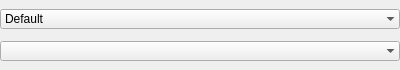
<?xml version="1.0" encoding="UTF-8"?>
<ui version="4.0">
 <class>BlockAudioCodec</class>
 <widget class="QWidget" name="BlockAudioCodec">
  <property name="geometry">
   <rect>
    <x>0</x>
    <y>0</y>
    <width>400</width>
    <height>70</height>
   </rect>
  </property>
  <property name="windowTitle">
   <string>Form</string>
  </property>
  <layout class="QVBoxLayout" name="verticalLayout">
   <property name="spacing">
    <number>3</number>
   </property>
   <property name="leftMargin">
    <number>0</number>
   </property>
   <property name="topMargin">
    <number>0</number>
   </property>
   <property name="rightMargin">
    <number>0</number>
   </property>
   <property name="bottomMargin">
    <number>0</number>
   </property>
   <item>
    <widget class="DataComboBox" name="audioCodecsFilterBox">
     <property name="sizePolicy">
      <sizepolicy hsizetype="Minimum" vsizetype="Fixed">
       <horstretch>0</horstretch>
       <verstretch>0</verstretch>
      </sizepolicy>
     </property>
     <property name="minimumSize">
      <size>
       <width>100</width>
       <height>0</height>
      </size>
     </property>
     <property name="frame">
      <bool>false</bool>
     </property>
     <item>
      <property name="text">
       <string>Default</string>
      </property>
     </item>
     <item>
      <property name="text">
       <string>All</string>
      </property>
     </item>
     <item>
      <property name="text">
       <string>Lossy</string>
      </property>
     </item>
     <item>
      <property name="text">
       <string>Lossless</string>
      </property>
     </item>
    </widget>
   </item>
   <item>
    <widget class="BigComboBox" name="audioCodecsBox">
     <property name="sizePolicy">
      <sizepolicy hsizetype="Minimum" vsizetype="Fixed">
       <horstretch>0</horstretch>
       <verstretch>0</verstretch>
      </sizepolicy>
     </property>
     <property name="frame">
      <bool>false</bool>
     </property>
    </widget>
   </item>
  </layout>
 </widget>
 <customwidgets>
  <customwidget>
   <class>BigComboBox</class>
   <extends>QComboBox</extends>
   <header>UI/bigcombobox.h</header>
  </customwidget>
  <customwidget>
   <class>DataComboBox</class>
   <extends>QComboBox</extends>
   <header>UI/datacombobox.h</header>
  </customwidget>
 </customwidgets>
 <resources/>
 <connections/>
</ui>
